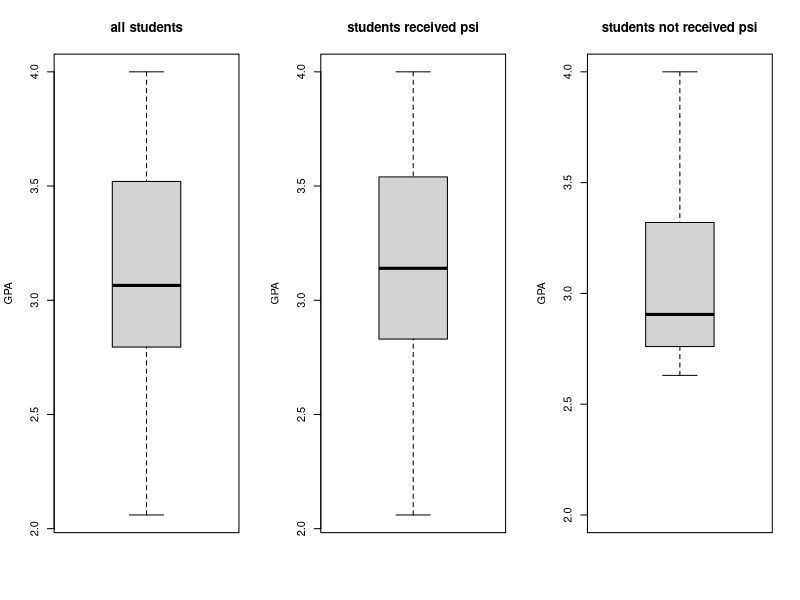
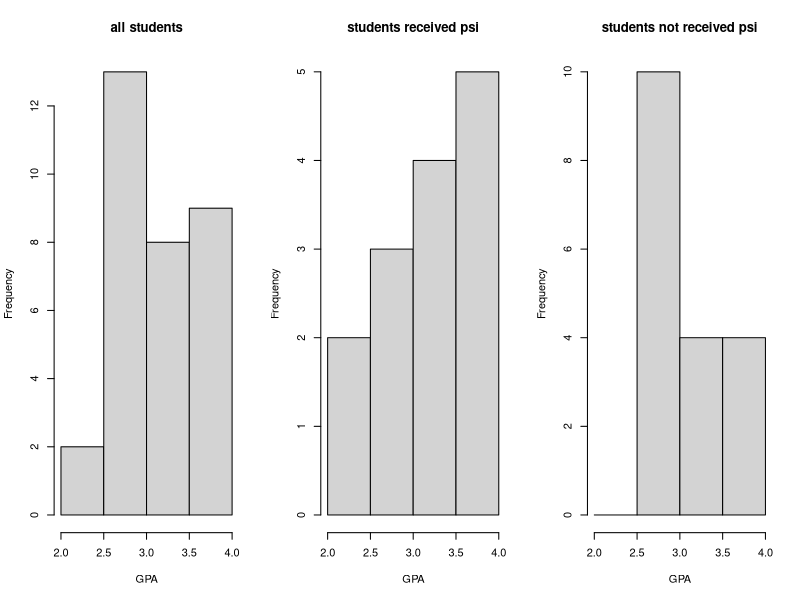
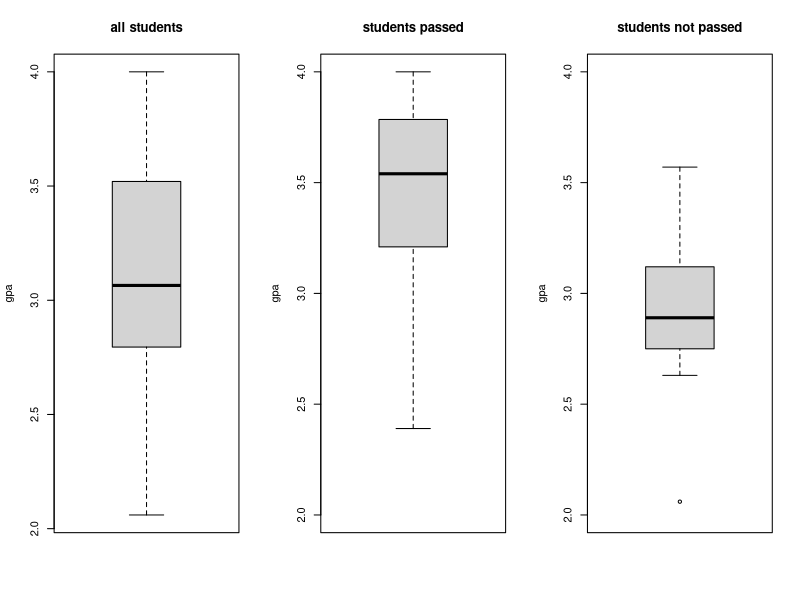
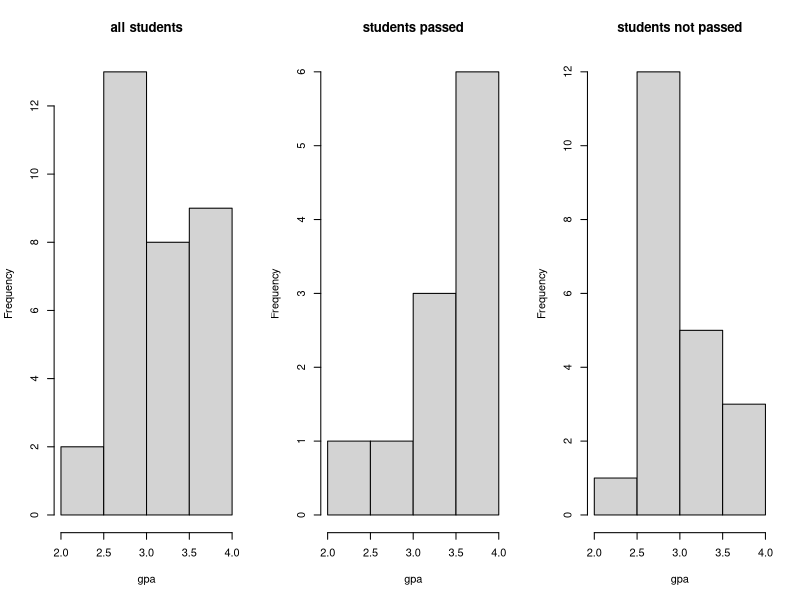
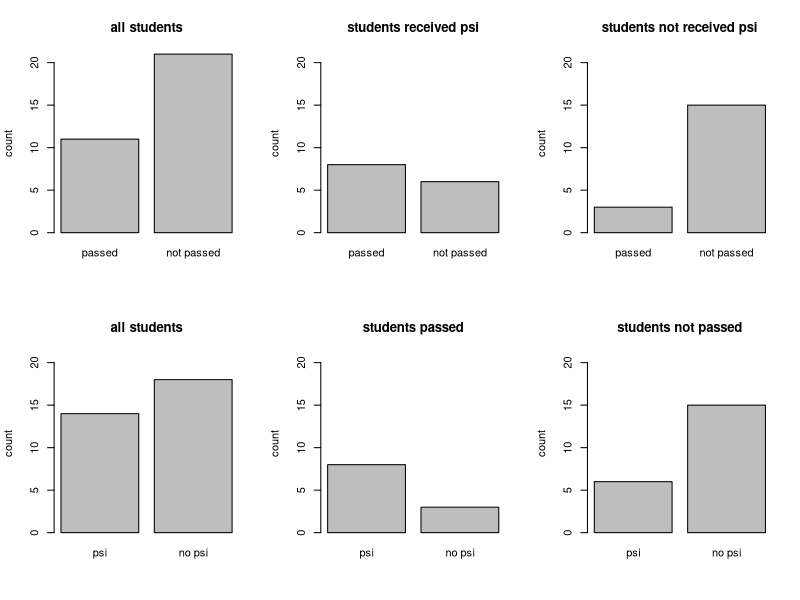
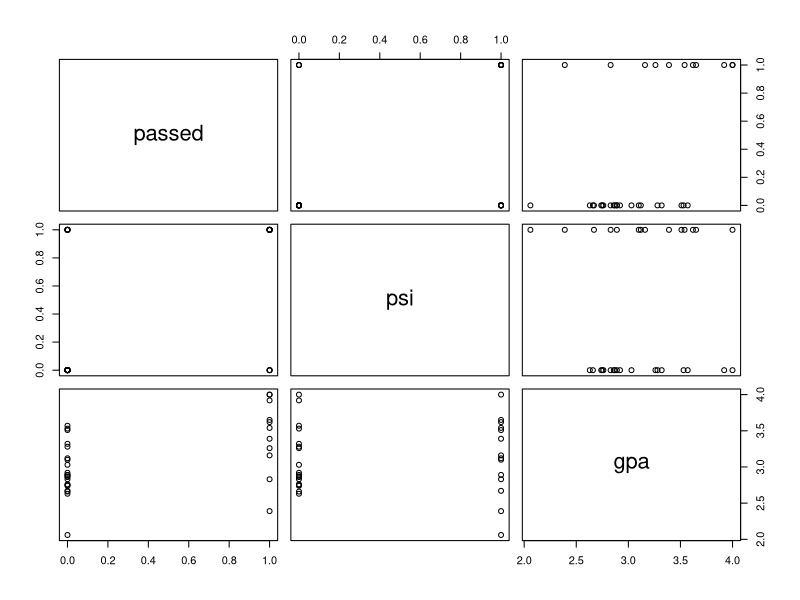
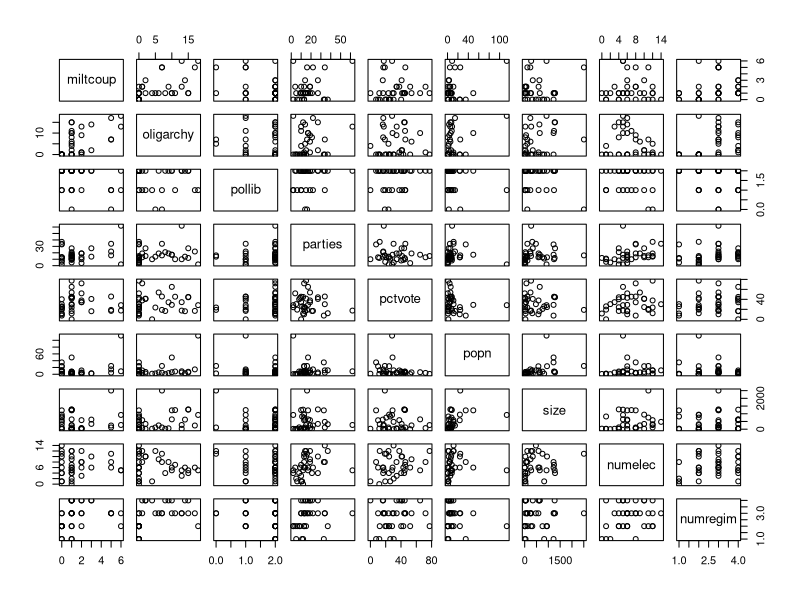
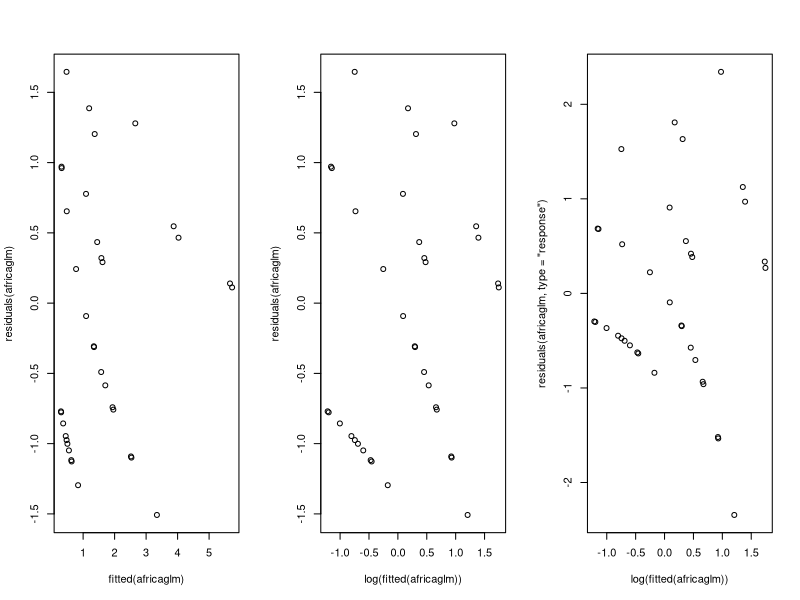

Reproduce these figures in R, in order.
## ---- chunk 1
knitr::opts_chunk$set(echo = FALSE)
knitr::opts_chunk$set(fig.width=8, fig.height=4) 
## ---- chunk 2
data = read.table("psi.txt", header = TRUE);
data_psi = subset(data, psi == 1)
data_no_psi = subset(data, psi == 0)
par(mfrow=c(1,3))
boxplot(data$gpa,ylab="GPA",main="all students")
boxplot(data_psi$gpa,ylab="GPA",main="students received psi")
boxplot(data_no_psi$gpa,ylab="GPA",main="students not received psi",ylim=c(2.0,4.0))
hist(data$gpa,xlab="GPA",main="all students")
hist(data_psi$gpa,xlab="GPA",main="students received psi")
hist(data_no_psi$gpa,xlab="GPA",main="students not received psi", breaks = c(2.0,2.5,3.0,3.5,4.0))
## ---- chunk 3
data_passed = subset(data, passed == 1)
data_not_passed = subset(data, passed == 0)
par(mfrow=c(1,3))
boxplot(data$gpa,ylab="gpa",main="all students")
boxplot(data_passed$gpa,ylab="gpa",main="students passed",ylim=c(2.0,4.0))
boxplot(data_not_passed$gpa,ylab="gpa",main="students not passed",ylim=c(2.0,4.0))
hist(data$gpa,xlab="gpa",main="all students")
hist(data_passed$gpa,xlab="gpa",main="students passed")
hist(data_not_passed$gpa,xlab="gpa",main="students not passed", breaks = c(2.0,2.5,3.0,3.5,4.0))
## ---- chunk 4
tot=xtabs(~passed+psi, data=data)
tot


par(mfrow=c(2,3))
barplot(c(nrow(data_passed),nrow(data_not_passed)),ylim=c(0,21),main="all students",ylab="count",names.arg=c("passed","not passed"))
barplot(c( nrow(subset(data_psi, passed == 1)),nrow(subset(data_psi,passed == 0))),ylim=c(0,21),main="students received psi",ylab="count",names.arg=c("passed","not passed"))
barplot(c( nrow(subset(data_no_psi, passed == 1)),nrow(subset(data_no_psi,passed == 0))),ylim=c(0,21),main="students not received psi",ylab="count",names.arg=c("passed","not passed"))
barplot(c(nrow(data_psi),nrow(data_no_psi)),ylim=c(0,21),main="all students",ylab="count",names.arg=c("psi","no psi"))
barplot(c( nrow(subset(data_passed, psi == 1)),nrow(subset(data_passed,psi == 0))),ylim=c(0,21),main="students passed",ylab="count",names.arg=c("psi","no psi"))
barplot(c( nrow(subset(data_not_passed, psi == 1)),nrow(subset(data_not_passed,psi == 0))),ylim=c(0,21),main="students not passed",ylab="count",names.arg=c("psi","no psi"))
## ---- chunk 5
plot(data)
## ---- chunk 6
#model <- glm(psi~passed+gpa,data=data,family=binomial)
#summary(model)
## ---- chunk 7
data$passed = factor(data$passed)
data$psi = factor(data$psi)
model <- glm(passed~gpa+psi,data=data,family=binomial)
drop1(model,test="Chisq")
summary(model)
## ---- chunk 8
students_gpa_3 = subset(data, gpa >= 3 & gpa < 4)
gpa_3_psi = subset(students_gpa_3, psi == 1)
gpa_3_psi_pass = subset(gpa_3_psi, passed == 1)
gpa_3_no_psi = subset(students_gpa_3, psi == 0)
gpa_3_no_psi_pass = subset(gpa_3_no_psi, passed == 1)
#p1 = nrow(gpa_3_psi_pass)/nrow(gpa_3_psi); p1
#p2 = nrow(gpa_3_no_psi_pass)/nrow(gpa_3_no_psi); p2
## ---- chunk 9
psi = subset(data, psi == 1)
psi_pass = subset(psi, passed == 1)
no_psi = subset(data, psi == 0)
no_psi_pass = subset(no_psi, passed == 1)
#p1 = nrow(psi_pass)/nrow(psi); p1
#p2 = nrow(no_psi_pass)/nrow(no_psi); p2
#o1 = p1 / (1 - p1); o1
#o2 = p2 / (1 - p2); o2
#rco = (o1 - o2) / o2 * 100; rco
## ---- chunk 10
x=matrix(c(3,15,8,6),2,2); x
fisher.test(x)
## ---- chunk 11
africa = read.table("africa.txt", header = TRUE)
plot(africa)
## ---- chunk 12
africa$pollib = factor(africa$pollib)
africaglm=glm(miltcoup~oligarchy+pollib+parties+pctvote+popn+size+numelec+numregim, family=poisson,data=africa)
summary(africaglm)
## ---- chunk 13
par(mfrow=c(1,3))
plot(fitted(africaglm),residuals(africaglm))
plot(log(fitted(africaglm)),residuals(africaglm))
plot(log(fitted(africaglm)),residuals(africaglm, type="response"))
## ---- chunk 14
summary(glm(miltcoup~oligarchy+pollib+parties+pctvote+popn+size+numelec+numregim, family=poisson,data=africa))
summary(glm(miltcoup~oligarchy+pollib+parties+pctvote+popn+size+numregim, family=poisson,data=africa))
summary(glm(miltcoup~oligarchy+pollib+parties+pctvote+popn+size, family=poisson,data=africa))
summary(glm(miltcoup~oligarchy+pollib+parties+pctvote+popn, family=poisson,data=africa))
summary(glm(miltcoup~oligarchy+pollib+parties+pctvote, family=poisson,data=africa))
summary(glm(miltcoup~oligarchy+pollib+parties, family=poisson,data=africa))
## ---- chunk 15
africaglm2=glm(miltcoup~oligarchy+pollib+parties, family=poisson,data=africa)
with(summary(africaglm2), 1 - deviance/null.deviance)
summary(africaglm2)
par(mfrow=c(1,3))
plot(fitted(africaglm2),residuals(africaglm2))
plot(log(fitted(africaglm2)),residuals(africaglm2))
plot(log(fitted(africaglm2)),residuals(africaglm2, type="response"))
